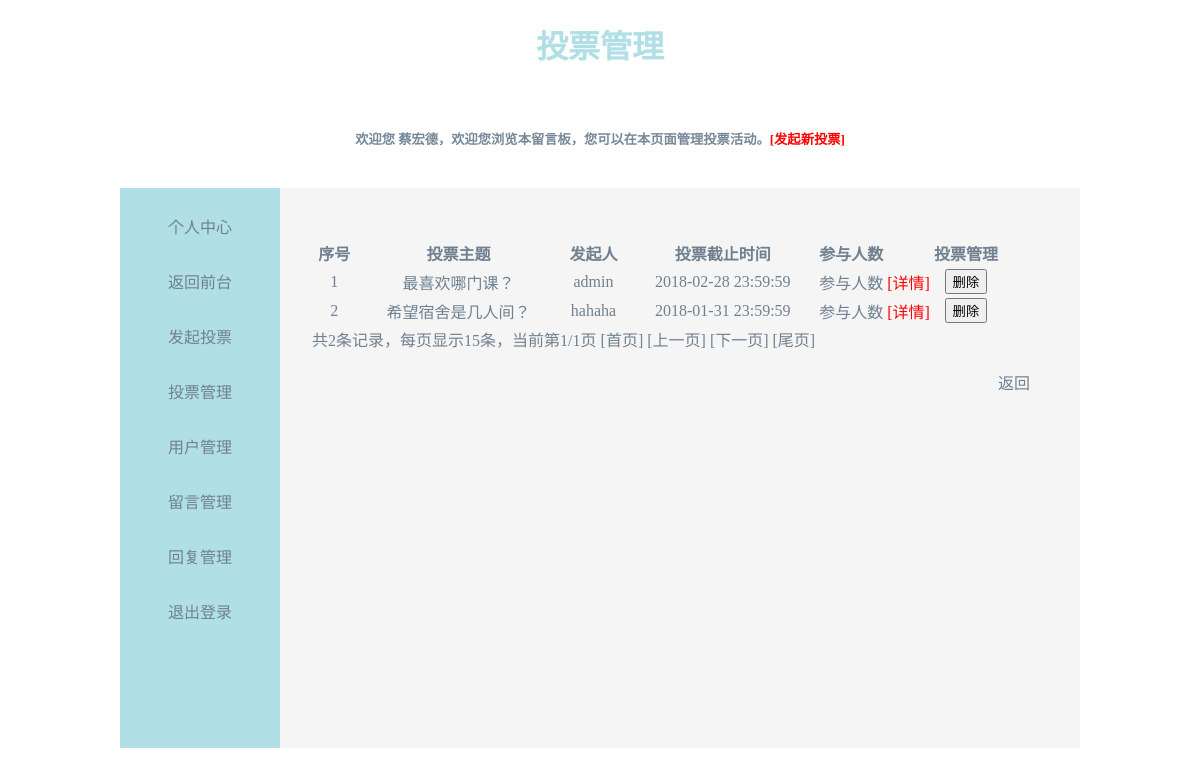
Screenshot of /admin/vote_admin.php (signed in) with the database file from the repository.
### tables this page shows
CREATE TABLE IF NOT EXISTS `lyb_vote_main` (
  `id` int(11) NOT NULL AUTO_INCREMENT,
  `title` varchar(200) NOT NULL,
  `state` int(11) NOT NULL DEFAULT '1',
  `originater` varchar(20) NOT NULL,
  `start_time` datetime NOT NULL,
  `end_time` datetime NOT NULL,
  PRIMARY KEY (`id`)
);

### admin/vote_admin.php (the view, shortened to what this page needs)
<!DOCTYPE html>
<html>
<head>
	<link rel="stylesheet" type="text/css" href="../css/lyb.css">
</head>
<body>
<center>
<div id="top">
	<h1>投票管理</h1><br/>
	<h5>欢迎您 <?php echo $_SESSION['user']; ?>，欢迎您浏览本留言板，您可以在本页面管理投票活动。<a style='color:red' href="add_vote.php">[发起新投票]</a></h5><br/>
</div>
<div id="container">
	<div id="navi">
	<ul>
		<li><a href="../person.php">个人中心</a></li>
		<li><a href="../view.php">返回前台</a></li>
		<li><a href="add_vote.php">发起投票</a></li>
		<li><a href="vote_admin.php">投票管理</a></li>
		<li><a href="admin.php">用户管理</a></li>
		<li><a href="ly_admin.php">留言管理</a></li>
		<li><a href="reply_admin.php">回复管理</a></li>
		<li><a href="../login.php?action=out">退出登录</a></li>
	</ul>
	</div>
	<div id="info">
		<table>
			<tr><th align=center>序号</th><th align=center>投票主题</th><th align=center>发起人</th><th align=center>投票截止时间</th><th align=center>参与人数</th><th></th><th align=center>投票管理</th></tr>
			<?php
				$each_disNums = 15;
				global $link;
				if (isset($_GET['page'])) {
					$current_page = $_GET['page'];
				}else{
					$current_page=1;
				}
				$sql = "select * from lyb_vote_main where state =1 order by end_time desc limit ".($current_page-1)*$each_disNums.",".$each_disNums;
				$result = mysqli_query($link,$sql);
				$num = 1;
				while ($row=mysqli_fetch_assoc($result)) {
					echo "<tr>";
					echo "<td align=center>".$num++."</td>";
					echo "<td align=center><a href='../vote_action.php?id=".$row['id']."'>".$row['title']."</a></td>";
					echo "<td align=center><a href='../send_sx.php'>".$row['originater']."</a></td>";
					echo "<td align=center>".$row['end_time']."</td>";
					echo "<td align=center>"."参与人数"."</td>";
					echo "<td><a style='color:red' href='../vote_info.php?id=".$row['id']."'>"."[详情]"."</a></td>";
					echo "<td align=center><button id='".$row['id']."' name='del'>删除</button></td>";
					echo "</tr>";
				}
				echo "<tr><td colspan=4>";
				echo "</td></tr>";
			?>
		</table>
		<ul>
		<li align="right"><a href="#" onClick="javascript :history.go(-1);">返回</a></li>
		</ul>
	</div>
</div>
</body>
</html>

### css/lyb.css (style rules this page uses)
h1 { color: #B0E0E6; font-weight: bold; }
h5 { color: #778899; }
ul { list-style: none; }
a { text-decoration: none; color: #708090; }
#container { width: 910px; }
#navi { float: left; height: 410px; background: #B0E0E6; }
#navi li { height: 45px; width: 80px; padding-top: 10px; padding-right: 40px; }
#info { float: right; color: #708090; height: 400px; width: 750px; background-color: #F5F5F5; padding-top: 10px; }

### admin/vote_admin.php (style rules this page uses)
#container { width: 960px; }
#navi { height: 560px; }
#navi li { padding-right: 40px; }
#info { height: 510px; width: 750px; padding-top: 50px; padding-right: 50px; }

### rows the page displays
lyb_vote_main: title "最喜欢哪门课？", originater "admin", end_time "2018-02-28 23:59:59"
lyb_vote_main: title "希望宿舍是几人间？", originater "hahaha", end_time "2018-01-31 23:59:59"

### other values shown
$_SESSION['user'] "蔡宏德"
$subPageCss1Str "共2条记录，每页显示15条，当前第1/1页"
